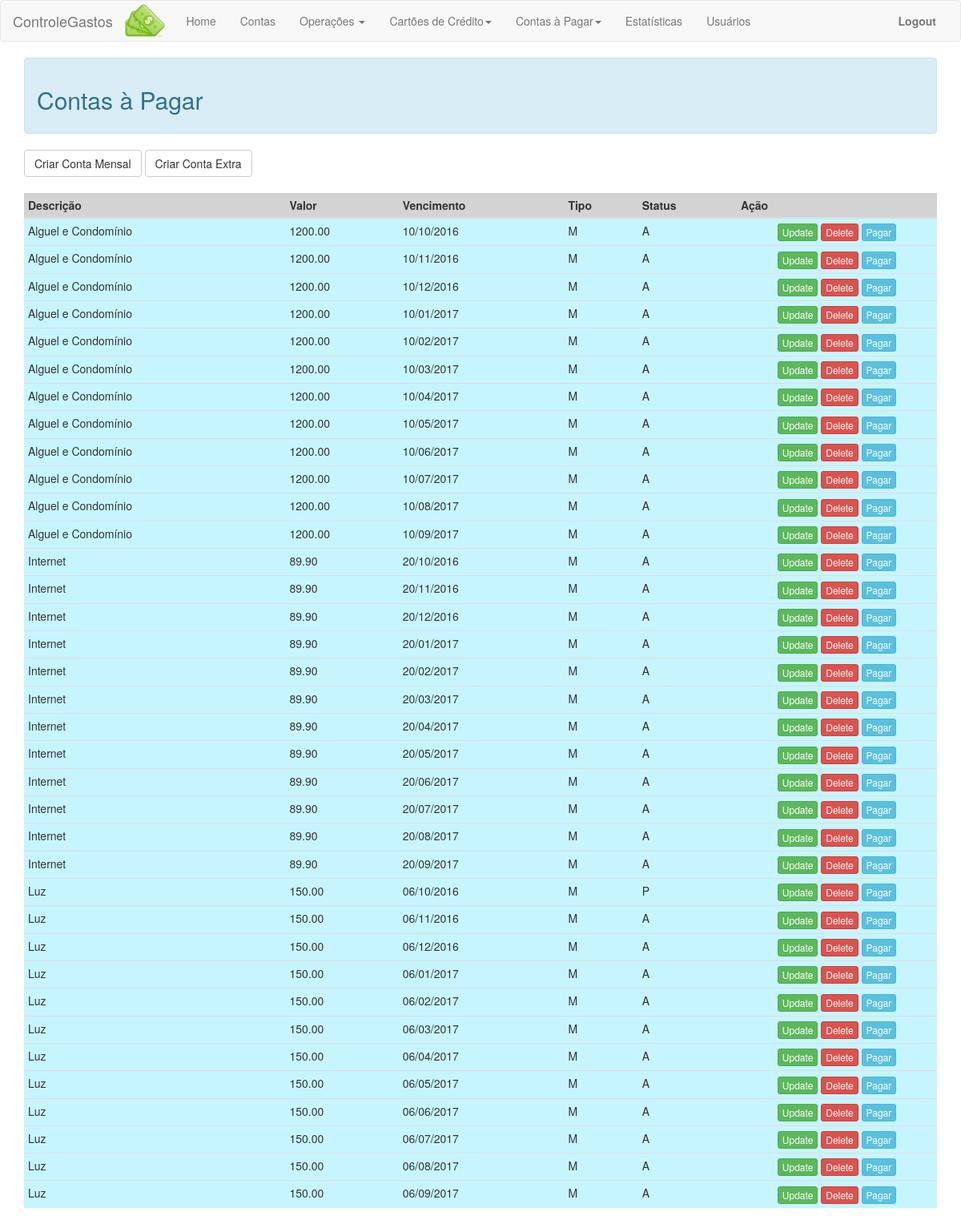
Page /contas_pagar/index.php (signed in) on the committed database.
### tables this page shows
CREATE TABLE IF NOT EXISTS `contas_a_pagar` (
  `idContaPagar` int(11) NOT NULL AUTO_INCREMENT,
  `descricao` varchar(100) NOT NULL,
  `valor` decimal(10,2) NOT NULL,
  `dataVencimento` date NOT NULL,
  `tipo` char(1) NOT NULL,
  `statusPgto` char(1) NOT NULL,
  PRIMARY KEY (`idContaPagar`)
);

### contas_pagar/index.php (the view, shortened to what this page needs)
<!DOCTYPE html>
<html>
    <head>
        <link   href="../css/bootstrap.min.css" rel="stylesheet">
    </head>
    <?php include ('../layout/header.php'); ?>
    <body>
        <div class="container">
            <div class="alert alert-info"><h2>Contas à Pagar</h2></div>
            <a class="btn btn-default" href="createMensal.php">Criar Conta Mensal</a>
            <a class="btn btn-default" href="createExtra.php">Criar Conta Extra</a>
            <br/><br/>
            <div>
                <table class="table table-condensed">
                  <thead bgcolor="#D3D3D3">
                    <tr>
                      <th>Descrição</th>
                      <th>Valor</th>
                      <th>Vencimento</th>
                      <th>Tipo</th>
                      <th>Status</th>
                      <th>Ação</th>
                    </tr>
                  </thead>
                  <tbody>
                   <?php
                   $pdo_index = Database::connect();
                   $prepara = $pdo_index->prepare('SELECT * FROM contas_a_pagar');
                   $prepara->execute();
                   while ( $row = $prepara->fetch()) {
                       if ($row['tipo']=='M'){echo "<tr bgcolor='#C7F5FF'>";
                       }else{echo "<tr bgcolor='#FDFFC7'>";}
                       echo '<td>'. $row['descricao'] . '</td>';
                       echo '<td>'. $row['valor'] . '</td>';
                       echo '<td>'. date("d/m/Y", strtotime($row['dataVencimento'])) . '</td>';
                       echo '<td>'. $row['tipo'] . '</td>';
                       echo '<td>'. $row['statusPgto'] . '</td>';
                       echo '<td width=250 align="center">';
                        echo '<a id="actionbtn" class="btn btn-success btn-xs" href="update.php?id='.$row['idContaPagar'].'">Update</a>';
                        echo '<a id="actionbtn" class="btn btn-danger btn-xs" href="delete.php?id='.$row['idContaPagar'].'">Delete</a>';
                        echo '<a id="actionbtn" class="btn btn-info btn-xs" href="pagar.php?id='.$row['idContaPagar'].'">Pagar</a>';
                        echo '</td>';
                        echo '</tr>';
                   }
                  ?>
                  </tbody>
            </table>
        </div>
        </div>
    </body>
</html>

### rows in the picture
contas_a_pagar: descricao "Alguel e Condomínio", valor "1200.00", dataVencimento "10/10/2016", tipo "M", statusPgto "A"
contas_a_pagar: descricao "Alguel e Condomínio", valor "1200.00", dataVencimento "10/11/2016", tipo "M", statusPgto "A"
contas_a_pagar: descricao "Alguel e Condomínio", valor "1200.00", dataVencimento "10/12/2016", tipo "M", statusPgto "A"
contas_a_pagar: descricao "Alguel e Condomínio", valor "1200.00", dataVencimento "10/01/2017", tipo "M", statusPgto "A"
contas_a_pagar: descricao "Alguel e Condomínio", valor "1200.00", dataVencimento "10/02/2017", tipo "M", statusPgto "A"
contas_a_pagar: descricao "Alguel e Condomínio", valor "1200.00", dataVencimento "10/03/2017", tipo "M", statusPgto "A"
contas_a_pagar: descricao "Alguel e Condomínio", valor "1200.00", dataVencimento "10/04/2017", tipo "M", statusPgto "A"
contas_a_pagar: descricao "Alguel e Condomínio", valor "1200.00", dataVencimento "10/05/2017", tipo "M", statusPgto "A"
contas_a_pagar: descricao "Alguel e Condomínio", valor "1200.00", dataVencimento "10/06/2017", tipo "M", statusPgto "A"
contas_a_pagar: descricao "Alguel e Condomínio", valor "1200.00", dataVencimento "10/07/2017", tipo "M", statusPgto "A"
contas_a_pagar: descricao "Alguel e Condomínio", valor "1200.00", dataVencimento "10/08/2017", tipo "M", statusPgto "A"
contas_a_pagar: descricao "Alguel e Condomínio", valor "1200.00", dataVencimento "10/09/2017", tipo "M", statusPgto "A"
contas_a_pagar: descricao "Internet", valor "89.90", dataVencimento "20/10/2016", tipo "M", statusPgto "A"
contas_a_pagar: descricao "Internet", valor "89.90", dataVencimento "20/11/2016", tipo "M", statusPgto "A"
contas_a_pagar: descricao "Internet", valor "89.90", dataVencimento "20/12/2016", tipo "M", statusPgto "A"
contas_a_pagar: descricao "Internet", valor "89.90", dataVencimento "20/01/2017", tipo "M", statusPgto "A"
contas_a_pagar: descricao "Internet", valor "89.90", dataVencimento "20/02/2017", tipo "M", statusPgto "A"
contas_a_pagar: descricao "Internet", valor "89.90", dataVencimento "20/03/2017", tipo "M", statusPgto "A"
contas_a_pagar: descricao "Internet", valor "89.90", dataVencimento "20/04/2017", tipo "M", statusPgto "A"
contas_a_pagar: descricao "Internet", valor "89.90", dataVencimento "20/05/2017", tipo "M", statusPgto "A"
contas_a_pagar: descricao "Internet", valor "89.90", dataVencimento "20/06/2017", tipo "M", statusPgto "A"
contas_a_pagar: descricao "Internet", valor "89.90", dataVencimento "20/07/2017", tipo "M", statusPgto "A"
contas_a_pagar: descricao "Internet", valor "89.90", dataVencimento "20/08/2017", tipo "M", statusPgto "A"
contas_a_pagar: descricao "Internet", valor "89.90", dataVencimento "20/09/2017", tipo "M", statusPgto "A"
contas_a_pagar: descricao "Luz", valor "150.00", dataVencimento "06/10/2016", tipo "M", statusPgto "P"
contas_a_pagar: descricao "Luz", valor "150.00", dataVencimento "06/11/2016", tipo "M", statusPgto "A"
contas_a_pagar: descricao "Luz", valor "150.00", dataVencimento "06/12/2016", tipo "M", statusPgto "A"
contas_a_pagar: descricao "Luz", valor "150.00", dataVencimento "06/01/2017", tipo "M", statusPgto "A"
contas_a_pagar: descricao "Luz", valor "150.00", dataVencimento "06/02/2017", tipo "M", statusPgto "A"
contas_a_pagar: descricao "Luz", valor "150.00", dataVencimento "06/03/2017", tipo "M", statusPgto "A"
contas_a_pagar: descricao "Luz", valor "150.00", dataVencimento "06/04/2017", tipo "M", statusPgto "A"
contas_a_pagar: descricao "Luz", valor "150.00", dataVencimento "06/05/2017", tipo "M", statusPgto "A"
contas_a_pagar: descricao "Luz", valor "150.00", dataVencimento "06/06/2017", tipo "M", statusPgto "A"
contas_a_pagar: descricao "Luz", valor "150.00", dataVencimento "06/07/2017", tipo "M", statusPgto "A"
contas_a_pagar: descricao "Luz", valor "150.00", dataVencimento "06/08/2017", tipo "M", statusPgto "A"
contas_a_pagar: descricao "Luz", valor "150.00", dataVencimento "06/09/2017", tipo "M", statusPgto "A"
